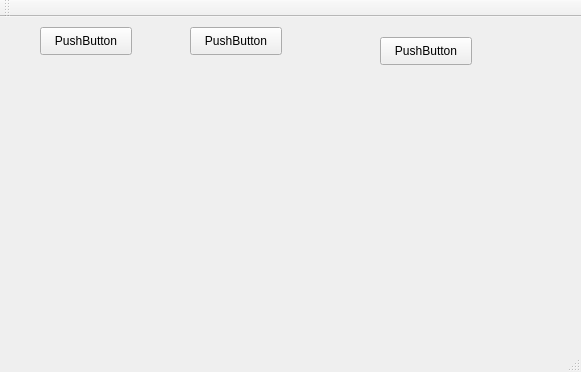
<?xml version="1.0" encoding="UTF-8"?>
<ui version="4.0">
 <class>MainWindow</class>
 <widget class="QMainWindow" name="MainWindow">
  <property name="geometry">
   <rect>
    <x>0</x>
    <y>0</y>
    <width>581</width>
    <height>372</height>
   </rect>
  </property>
  <property name="windowTitle">
   <string>MainWindow</string>
  </property>
  <widget class="QWidget" name="centralWidget">
   <widget class="QPushButton" name="pushButton_1">
    <property name="geometry">
     <rect>
      <x>40</x>
      <y>10</y>
      <width>92</width>
      <height>28</height>
     </rect>
    </property>
    <property name="text">
     <string>PushButton</string>
    </property>
   </widget>
   <widget class="QPushButton" name="pushButton_2">
    <property name="geometry">
     <rect>
      <x>190</x>
      <y>10</y>
      <width>92</width>
      <height>28</height>
     </rect>
    </property>
    <property name="text">
     <string>PushButton</string>
    </property>
   </widget>
   <widget class="QPushButton" name="pushButton_3">
    <property name="geometry">
     <rect>
      <x>380</x>
      <y>20</y>
      <width>92</width>
      <height>28</height>
     </rect>
    </property>
    <property name="text">
     <string>PushButton</string>
    </property>
   </widget>
  </widget>
  <widget class="QMenuBar" name="menuBar">
   <property name="geometry">
    <rect>
     <x>0</x>
     <y>0</y>
     <width>581</width>
     <height>28</height>
    </rect>
   </property>
  </widget>
  <widget class="QToolBar" name="mainToolBar">
   <attribute name="toolBarArea">
    <enum>TopToolBarArea</enum>
   </attribute>
   <attribute name="toolBarBreak">
    <bool>false</bool>
   </attribute>
  </widget>
  <widget class="QStatusBar" name="statusBar"/>
 </widget>
 <layoutdefault spacing="6" margin="11"/>
 <resources/>
 <connections/>
</ui>
